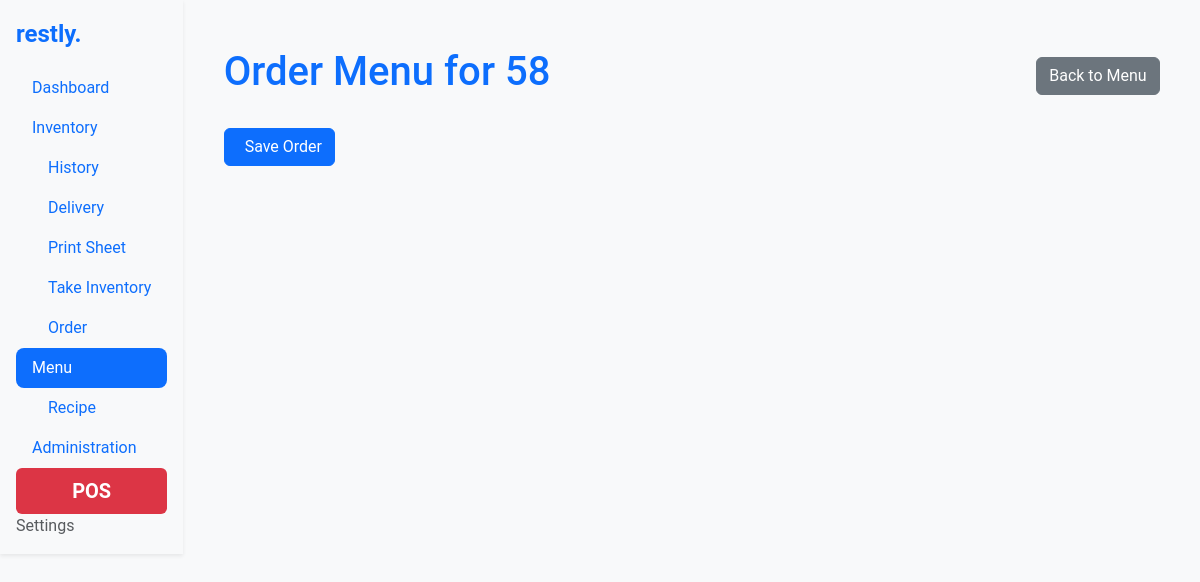
The page /menu/58/order on the database as committed earlier.
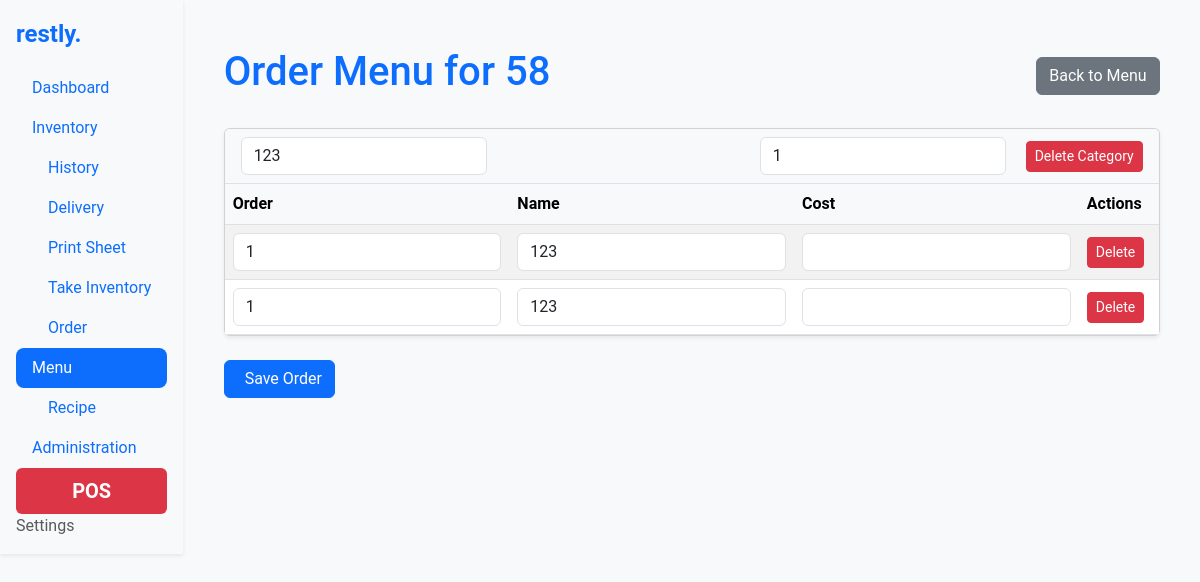
The same page on the database as committed later.
### menu/models.py (models this page shows, shortened)
class MenuCategory(models.Model):
    name = models.CharField(max_length=255)
    slug = models.SlugField(max_length=255, unique=True, blank=True)
    menu = models.ForeignKey(Menu, on_delete=models.CASCADE, related_name="categories")
    order = models.PositiveIntegerField(default=1)
    class Meta:
        ordering = ['order']
        unique_together = ('name', 'menu')

class MenuItem(models.Model):
    name = models.CharField(max_length=255)
    slug = models.SlugField(max_length=255, unique=True, blank=True)
    category = models.ForeignKey(MenuCategory, on_delete=models.CASCADE, related_name="items")
    description = models.TextField(blank=True, null=True)
    cost = models.DecimalField(max_digits=10, decimal_places=2, null=True, blank=True)  # Sell price :D
    order = models.PositiveIntegerField(default=1)
    class Meta:
        ordering = ['order']

### menu/views.py (the view, shortened to what this page needs)
# urls.py: path('<str:menu_slug>/order', views.order_menu, name='order_menu'),
def order_menu(request, menu_slug):
    menu = get_object_or_404(Menu, slug=menu_slug)
    categories = menu.categories.prefetch_related(
        models.Prefetch('items', queryset=MenuItem.objects.order_by('order'))
    )
    error_messages = []  # Collect error messages for invalid updates
    category_form = MenuCategoryForm()
    context = {
        'menu': menu,
        'categories': categories,
        'category_form': category_form,
    }
    return render(request, 'menu/order_menu.html', context)

### menu/forms.py (shortened to what this page needs)
class MenuCategoryForm(forms.ModelForm):
    class Meta:
        model = MenuCategory
        fields = ['name']
        labels = {'name': 'Category Name'}
    def __init__(self, *args, **kwargs):
        self.menu = kwargs.pop('menu', None)
        super().__init__(*args, **kwargs)

### menu/templates/menu/order_menu.html (shortened to what this page needs)
{% extends 'base.html' %}
{% block content %}
<div class="container my-4">
    <div class="d-flex justify-content-between align-items-center mb-4">
        <h1 class="text-primary">Order Menu for {{ menu.name|title }}</h1>
        <a href="{% url 'menu_detail' menu.slug %}" class="btn btn-secondary">
             Back to Menu
        </a>
    </div>
    <form method="post" action="{% url 'order_menu' menu.slug %}">
        {% for category in categories %}
        <div class="card mb-4 shadow-sm">
            <div class="card-header d-flex justify-content-between align-items-center bg-light">
                <div class="d-flex align-items-center">
                    <input type="text" name="category-name-{{ category.id }}" value="{{ category.name }}"
                           class="form-control me-3 w-auto" placeholder="Category Name">
                </div>
                <div>
                    <input type="number" name="category-order-{{ category.id }}" value="{{ category.order }}"
                           class="form-control d-inline-block w-auto me-3">
                    <button type="button" class="btn btn-danger btn-sm delete-category-button"
                            data-category-id="{{ category.id }}">
                         Delete Category
                    </button>
                </div>
            </div>
            <table class="table table-striped align-middle mb-0">
                <thead class="table-light">
                    <tr>
                        <th>Order</th>
                        <th>Name</th>
                        <th>Cost</th>
                        <th>Actions</th>
                    </tr>
                </thead>
                <tbody>
                    {% for item in category.items.all %}
                    <tr data-id="{{ item.id }}">
                        <td>
                            <input type="number" name="item-order-{{ item.id }}" value="{{ item.order }}"
                                   class="form-control" />
                        </td>
                        <td>
                            <input type="text" name="item-name-{{ item.id }}" value="{{ item.name|title }}"
                                   class="form-control" />
                        </td>
                        <td>
                            <input type="number" name="item-cost-{{ item.id }}" value="{{ item.cost }}"
                                   step="0.000001" class="form-control" />
                        </td>
                        <td>
                            <button type="button" class="btn btn-danger btn-sm delete-item-button"
                                    data-id="{{ item.id }}">
                                 Delete
                            </button>
                        </td>
                    </tr>
                    {% endfor %}
                </tbody>
            </table>
        </div>
        {% endfor %}
        <button type="submit" class="btn btn-primary">
             Save Order
        </button>
    </form>
</div>
{% endblock %}

Rows that differ between the two databases and show on the page:
added MenuCategory: name "123", order "1"
added MenuItem: order "1", name "123"
added MenuItem: order "1", name "123"
